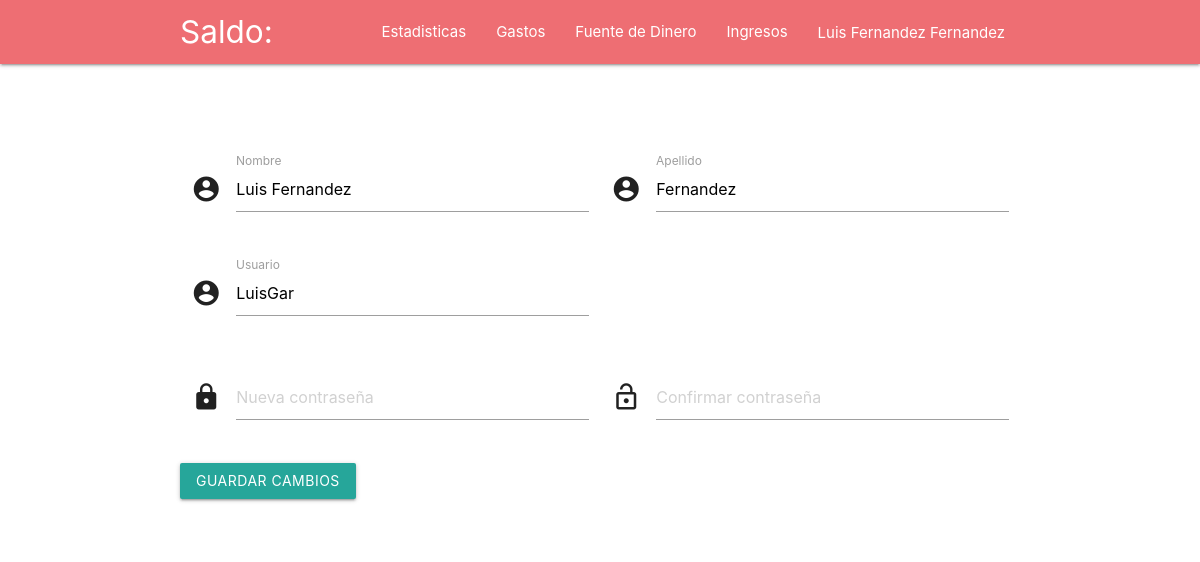
Page /clientes/Cuenta/ (signed in) on the committed database.
### app_Clientes/models.py (models this page shows)
class Cliente(models.Model):
    Nombre  = models.CharField(max_length=25, blank=True, null=True)
    Apellido  = models.CharField(max_length=25, blank=True, null=True)
    Usuario = models.OneToOneField(User, on_delete=models.CASCADE, null=True, blank=True) #SE AGREGO DEVELOP_2
    class Meta:
        verbose_name = ("Cliente")
        verbose_name_plural =("Clientes")
    def __str__(self):
        return f"{self.Nombre} {self.Apellido}"

### app_Clientes/views.py (the view, shortened to what this page needs)
# urls.py: path('Cuenta/', views.adminCuenta,name='adminCuenta'), #Administracion del Usuario Logeado
@login_required
def adminCuenta(request):
    cliente = Cliente.objects.get(Usuario=request.user)
    usuario = User.objects.get(id = request.user.id)
    ctx = {
        'cliente':cliente
    }
    return render(request,'Clientes/cuenta.html',ctx)

### app_Clientes/templates/Clientes/cuenta.html (shortened to what this page needs)
{% extends 'base.html' %}
{% block container %}
<div class="row" style="margin-top: 5%;">
    <main>
        <form class="col s12" action="{% url 'Clientes:adminCuenta' %}" method="POST">
            <div class="row">
                <div class="input-field col s6" data-validate = "Enter name">
                    <i class="material-icons prefix">account_circle</i>
                    <input class="validate" type="text" name="nombre" id="nombre" value="{{cliente.Nombre}}" placeholder="Nombre" required>
                    <label for="nombre">Nombre</label>
                </div>
                <div class="input-field col s6" data-validate="Enter lastname">
                    <i class="material-icons prefix">account_circle</i>
                    <label for="apellido">Apellido</label>
                    <input class="input100" type="text" name="apellido" id="apellido" value="{{cliente.Apellido}}" placeholder="Apellido" required>
                </div>
            </div>
            <div class="row">
                <div class="input-field col s6" data-validate = "Enter username">
                    <i class="material-icons prefix">account_circle</i>
                    <input class="validate" type="text" name="usuario" id="usuario" value="{{cliente.Usuario.username}}" placeholder="Usuario" required>
                    <label for="usuario">Usuario</label>
                </div>
            </div>
            <div class="row">
                <div class="input-field col s6" data-validate="Enter password">
                    <i class="material-icons prefix">lock</i>
                    <input class="" type="password" name="contra" id="contra" placeholder="Nueva contraseña">
                </div>
                <div class="input-field col s6" data-validate="Enter password">
                    <i class="material-icons prefix">lock_open</i>
                    <input class="" type="password" name="confirmar" id="confirmar" placeholder="Confirmar contraseña">
                </div>
            </div>
            <div class="row">
                <div class="input-field">
                    <button class="waves-effect waves-light btn" type="submit">Guardar Cambios</button>
                </div>
            </div>
        </form>
    </main>
</div>
{% endblock container %}

### global_templates/base.html (shortened to what this page needs)
{% load static %}
<!DOCTYPE html>
<html lang="en">
<head>
    <link rel="stylesheet" href="{% static 'global/css/materialize.min.css' %}">
    <link rel="stylesheet" href="{% static 'global/css/icon.css' %}">
    <link rel="stylesheet" href="{% static 'plugins/dataTable/datatables.min.css' %}">
</head>
<body>
   <nav>
    <div class="nav-wrapper container">
      <a href="/" class="brand-logo">Saldo: {% block saldo %}{% endblock saldo %}</a>
      <ul class="right hide-on-med-and-down">
        <li><a href="/">Estadisticas</a></li>
        <li><a href="{% url 'Gastos:index' %}">Gastos</a></li>
        <li><a href="{% url 'FuenteDinero:index' %}">Fuente de Dinero</a></li>
        <li><a href="{% url 'Ingresos:index' %}">Ingresos</a></li>
        <li><a class="waves-effect waves-light modal-trigger" href="#modal1">{{request.user.cliente}}</a></li>
      </ul>
    </div>
  </nav>
    <div class="container">
    <br>
    <br>
      {% block container %}
      {% endblock container %}
    </div >
</body>
</html>

### rows in the picture
Cliente: nombre "Luis Fernandez", apellido "Fernandez", usuario "LuisGar"

### other values in the picture
{{ request.user.cliente }} "Luis Fernandez Fernandez"
